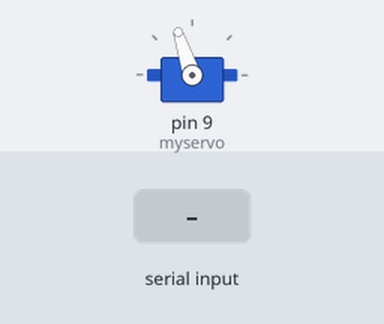
A sketch run on a simulated Arduino Uno, built with avr-gcc and run on an emulated ATmega328P. On the bench: servo. Inputs (shaded band) come from the test bench.

Above: at 1.2 s.
1.3 s: "1" received over Serial
Timing chart, 0 to 4.3 s (numbered marks = the images above; inputs shaded):
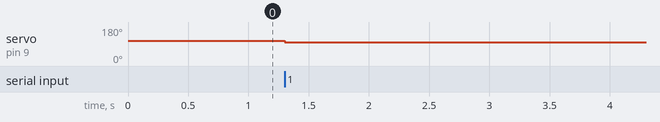

The sketch:

arduino.ino
```cpp
#include <Servo.h>

Servo myservo;

int run = 0;

void setup() {
  Serial.begin(57600);
  myservo.attach(9);
  myservo.write(108);
}

void loop() {
  if (run == 1) {
    myservo.write(100);
  }
  if (Serial.available() > 0) {
    run = 1;
  }
}
```

Measured:
- after the input at 1.3 s, servo on pin 9 (myservo): 108° → 100° at once
